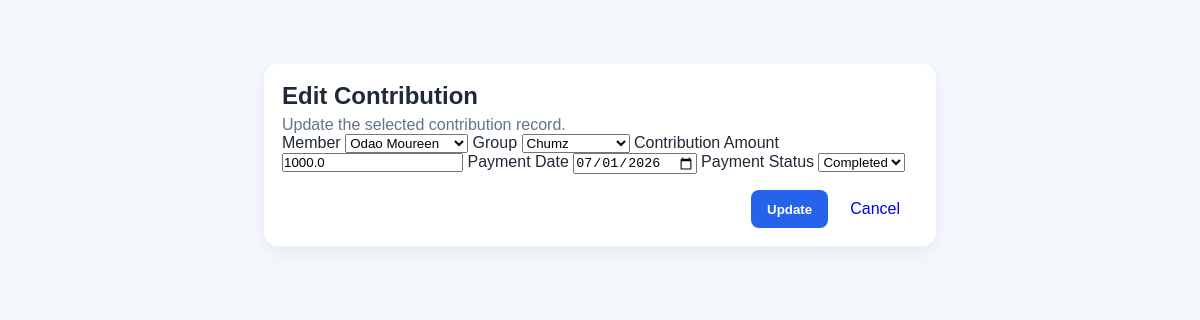
The page /contributions/3/edit on the database its author committed.
### app/models.py (models this page shows, shortened)
class Contribution(db.Model):
    __tablename__ = "contributions"
    id = db.Column(db.Integer, primary_key=True)
    member_name = db.Column(db.String(100), nullable=False)
    group_name = db.Column(db.String(100), nullable=False)
    amount = db.Column(db.Float, nullable=False, default=0.0)
    payment_date = db.Column(db.String(20), nullable=False)
    payment_status = db.Column(db.String(20), nullable=False, default="Completed")

class Member(db.Model):
    __tablename__ = "members"
    id = db.Column(db.Integer, primary_key=True)
    full_name = db.Column(db.String(100), nullable=False)
    email = db.Column(db.String(120), unique=True, nullable=False)
    phone = db.Column(db.String(20), nullable=False)
    group_name = db.Column(db.String(100), nullable=True)
    join_date = db.Column(db.String(20), nullable=True)
    status = db.Column(db.String(20), nullable=False, default="Active")

class Group(db.Model):
    __tablename__ = "groups"
    id = db.Column(db.Integer, primary_key=True)
    group_name = db.Column(db.String(100), nullable=False)
    monthly_contribution = db.Column(db.Float, nullable=False, default=0.0)
    meeting_day = db.Column(db.String(50), nullable=False)
    max_members = db.Column(db.Integer, nullable=False, default=0)
    status = db.Column(db.String(20), nullable=False, default="Active")

### app/routes.py (the view, shortened to what this page needs)
@main.route("/contributions/<int:contribution_id>/edit", methods=["GET", "POST"], endpoint="edit_contribution")
def edit_contribution(contribution_id):
    contribution = Contribution.query.get_or_404(contribution_id)
    members = Member.query.order_by(Member.full_name.asc()).all()
    groups = Group.query.order_by(Group.group_name.asc()).all()
    return render_template("edit_contribution.html", contribution=contribution, members=members, groups=groups)

### app/templates/edit_contribution.html (shortened to what this page needs)
<!DOCTYPE html>
<html lang="en">
  <head>
    <link rel="stylesheet" href="{{ url_for('static', filename='css/dashboard.css') }}" />
  </head>
  <body>
    <main class="main-content" style="max-width: 720px; margin: 40px auto;">
      <section class="panel">
        <h2>Edit Contribution</h2>
        <p class="muted">Update the selected contribution record.</p>
        <form method="POST" action="{{ url_for('main.edit_contribution', contribution_id=contribution.id) }}">
          <label for="member">Member</label>
          <select id="member" name="member" required>
            {% for member in members %}
            <option value="{{ member.full_name }}" {% if member.full_name == contribution.member_name %}selected{% endif %}>{{ member.full_name }}</option>
            {% endfor %}
          </select>
          <label for="group">Group</label>
          <select id="group" name="group" required>
            {% for group in groups %}
            <option value="{{ group.group_name }}" {% if group.group_name == contribution.group_name %}selected{% endif %}>{{ group.group_name }}</option>
            {% endfor %}
          </select>
          <label for="amount">Contribution Amount</label>
          <input id="amount" name="amount" type="number" min="0" step="0.01" value="{{ contribution.amount }}" required />
          <label for="payment_date">Payment Date</label>
          <input id="payment_date" name="payment_date" type="date" value="{{ contribution.payment_date }}" required />
          <label for="payment_status">Payment Status</label>
          <select id="payment_status" name="payment_status" required>
            <option value="Completed" {% if contribution.payment_status == 'Completed' %}selected{% endif %}>Completed</option>
          </select>
          <div style="margin-top: 16px; display: flex; gap: 10px; justify-content: flex-end;">
            <button type="submit" class="add-btn">Update</button>
            <a href="{{ url_for('main.contributions') }}" class="action-btn" style="display: inline-block; padding: 10px 12px; border-radius: 8px; text-decoration: none;">Cancel</a>
          </div>
        </form>
      </section>
    </main>
  </body>
</html>

### app/static/css/dashboard.css (style rules this page uses)
:root { --bg: #f4f7fb; --sidebar: #0f172a; --sidebar-text: #cbd5e1; --sidebar-active: #2563eb; --card: #ffffff; --text: #1f2937; --muted: #64748b; --accent: #2563eb; }
* { box-sizing: border-box; margin: 0; padding: 0; }
body { font-family: Arial, Helvetica, sans-serif; background: var(--bg); color: var(--text); }
.main-content { flex: 1; padding: 24px; }
.card, .panel { background: var(--card); border-radius: 14px; padding: 18px; box-shadow: 0 6px 18px rgba(15, 23, 42, 0.06); }
.muted { color: var(--muted); margin-top: 6px; }
.add-btn { background: var(--accent); color: white; border: none; padding: 10px 16px; border-radius: 8px; cursor: pointer; font-weight: bold; }
.action-btn { border: none; padding: 6px 10px; border-radius: 6px; cursor: pointer; margin-right: 6px; }

### rows shown on the page
Contribution: member "Odao Moureen", group "Chumz", amount "1000.0", payment_date "07/01/2026", payment_status "Completed"
